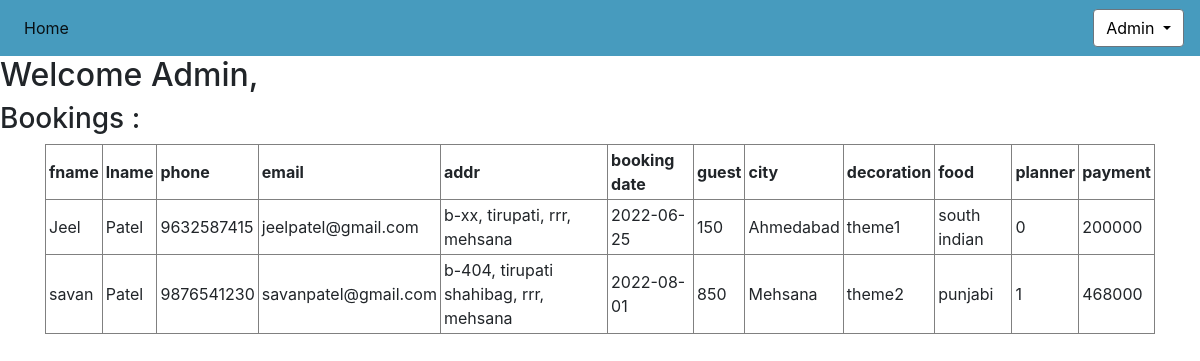
Screenshot of /admin_panel.php (signed in) with the database file from the repository.
### tables this page shows
CREATE TABLE `booking` (
  `fname` varchar(50) NOT NULL,
  `lname` varchar(50) NOT NULL,
  `phone` varchar(10) NOT NULL,
  `email` varchar(50) NOT NULL,
  `address` varchar(100) NOT NULL,
  `booking_date` date NOT NULL,
  `guest` int(4) NOT NULL,
  `city` varchar(50) NOT NULL,
  `decoration` varchar(15) NOT NULL,
  `food` varchar(15) NOT NULL,
  `planner` int(1) NOT NULL,
  `payment` int(11) NOT NULL
);

### admin_panel.php (the view, shortened to what this page needs)
<?php
    $dbhost = "localhost";
    $user = "root";
    $passdb = "";
    $dbname = "party_plot";
    $conn = mysqli_connect($dbhost, $user, $passdb, $dbname);
    $q = "select * from booking order by booking_date";
    $result = mysqli_query($conn, $q);
?>
<!DOCTYPE html>
<html lang="en">
<head>
    <link rel="stylesheet" href="https://cdn.jsdelivr.net/npm/bootstrap@4.2.1/dist/css/bootstrap.min.css">
    <link rel="stylesheet" href="css/book.css">
</head>
<body>
<nav class="navbar navbar-expand-lg navbar-light bg-lightblue" id="custom-nav">
            <div class="collapse navbar-collapse" id="navbarText">
            <ul class="navbar-nav mr-auto">
                <li class="nav-item active">
                <a class="nav-link" href="index.php">Home <span class="sr-only">(current)</span></a>
                </li>
            </ul>
            <div class="btn-group">
                <button type="button" style="background-color: white; color: black;" class="btn btn-secondary dropdown-toggle" data-toggle="dropdown" aria-haspopup="true" aria-expanded="false">
                Admin
                </button>
            </div>
        </nav>
        <h2>Welcome Admin,</h2>
        <h3>Bookings : </h3>
        <div class="container">
            <table border="1" id = "t1">
                <tr>
                    <th>fname</th>
                    <th>lname</th>
                    <th>phone</th>
                    <th>email</th>
                    <th>addr</th>
                    <th>booking date</th>
                    <th>guest</th>
                    <th>city</th>
                    <th>decoration</th>
                    <th>food</th>
                    <th>planner</th>
                    <th>payment</th>
                </tr>
                <?php
                    while($r = mysqli_fetch_assoc($result)) {
                        echo "<tr>";
                        foreach($r as $x => $y) {
                            echo "<td>$y</td>";
                        }
                        echo "</tr>";
                    }
                ?>
            </table>
        </div>
</body>
</html>

### css/book.css (style rules this page uses)
#custom-nav { background-color: rgb(71, 155, 190); }

### admin_panel.php (style rules this page uses)
#t1 th, td { padding: 3px; }

### rows the page displays
booking: fname "Jeel", lname "Patel", phone "9632587415", email "jeelpatel@gmail.com", address "b-xx, tirupati, rrr, mehsana", booking_date "2022-06-25", guest "150", city "Ahmedabad", decoration "theme1", food "south indian", planner "0", payment "200000"
booking: fname "savan", lname "Patel", phone "9876541230", email "savanpatel@gmail.com", address "b-404, tirupati shahibag, rrr, mehsana", booking_date "2022-08-01", guest "850", city "Mehsana", decoration "theme2", food "punjabi", planner "1", payment "468000"
